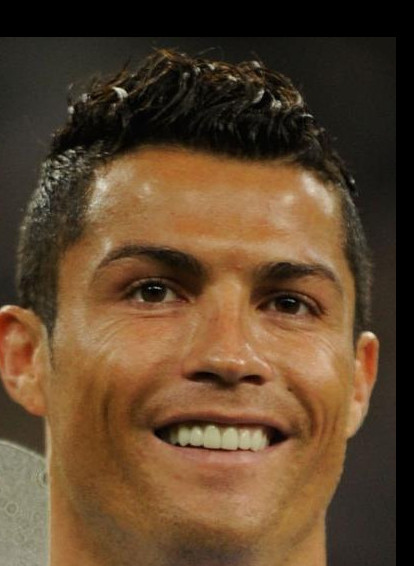
%> input picture Lab3/mywork/ronaldo_face.jpg, 414 x 566 px
$ octave Lab3_Aibol_Kussain.m   (GNU Octave 9; MATLAB toolbox functions it lacks are replaced by stand-ins)
%> lines starting %> are read from the running program, lines starting %| are printed output that depends on the picture
%% Lab3 Assignment
% Student: *Aibol Kussain @ EN3-A-03*
%%
% In this Lab Work we will be guessing what children Cristiano Ronaldo and
% Irina Shayk would have if the did not divorce.

%% Step 1
% Get the images of C. Ronaldo and Irina Shayk
C = imread('ronaldo_face.jpg');
%> C is the input picture: size 566x414x3 uint8; mean R, G, B 94.4, 69.8, 45.1
I = imread('irina_face.jpg');
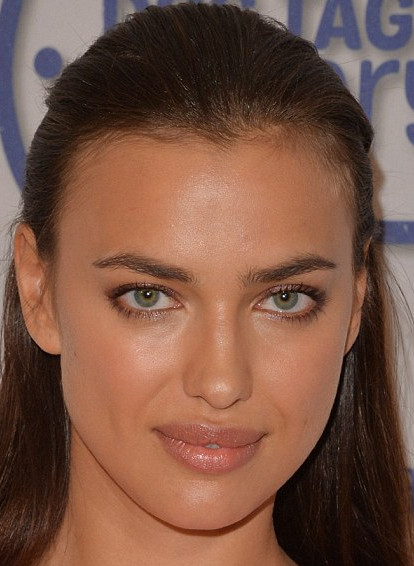
%> input picture Lab3/mywork/irina_face.jpg, 414 x 566 px
%> I is the input picture: size 566x414x3 uint8; mean R, G, B 122.1, 85.1, 69.1
subplot(1,2,1), imshow(C);
subplot(1,2,2), imshow(I);

%% Step 2
% Here are 6 variant of C.Ronaldo + I. Shayk
v1 = .15*C + .85*I;
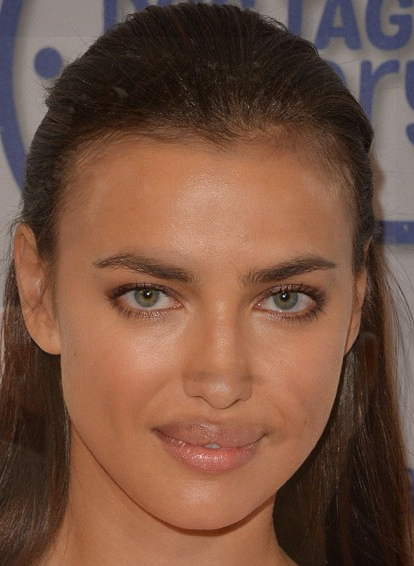
%> v1: size 566x414x3 uint8; mean R, G, B 118, 82.8, 65.6
v2 = .3*C + .7*I;
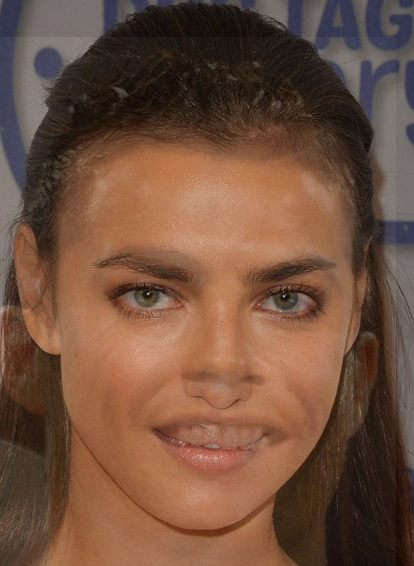
%> v2: size 566x414x3 uint8; mean R, G, B 113.8, 80.6, 62
v3 = .45*C + .55*I;
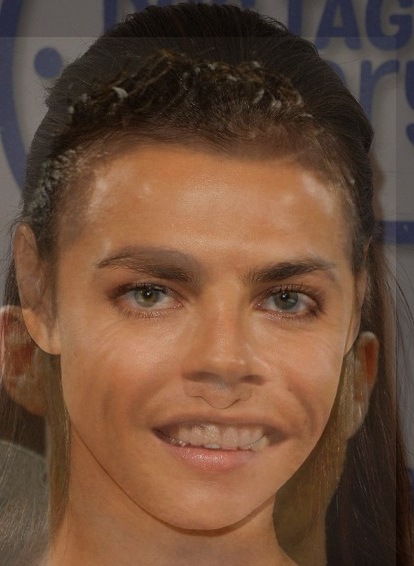
%> v3: size 566x414x3 uint8; mean R, G, B 109.7, 78.2, 58.4
v4 = .6*C + .4*I;
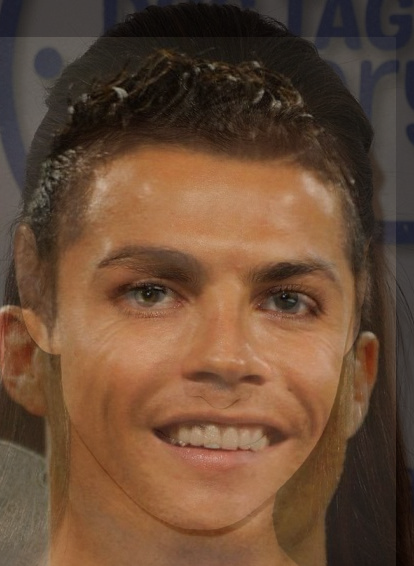
%> v4: size 566x414x3 uint8; mean R, G, B 105.5, 75.9, 54.7
v5 = .75*C + .25*I;
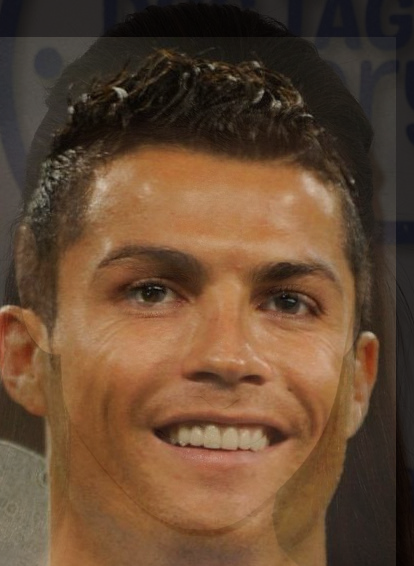
%> v5: size 566x414x3 uint8; mean R, G, B 101.6, 73.8, 51.4
v6 = .9*C + .1*I;

subplot(2,3,1), imshow(v1);
subplot(2,3,2), imshow(v2);
subplot(2,3,3), imshow(v3);
subplot(2,3,4), imshow(v4);
subplot(2,3,5), imshow(v5);
subplot(2,3,6), imshow(v6);
